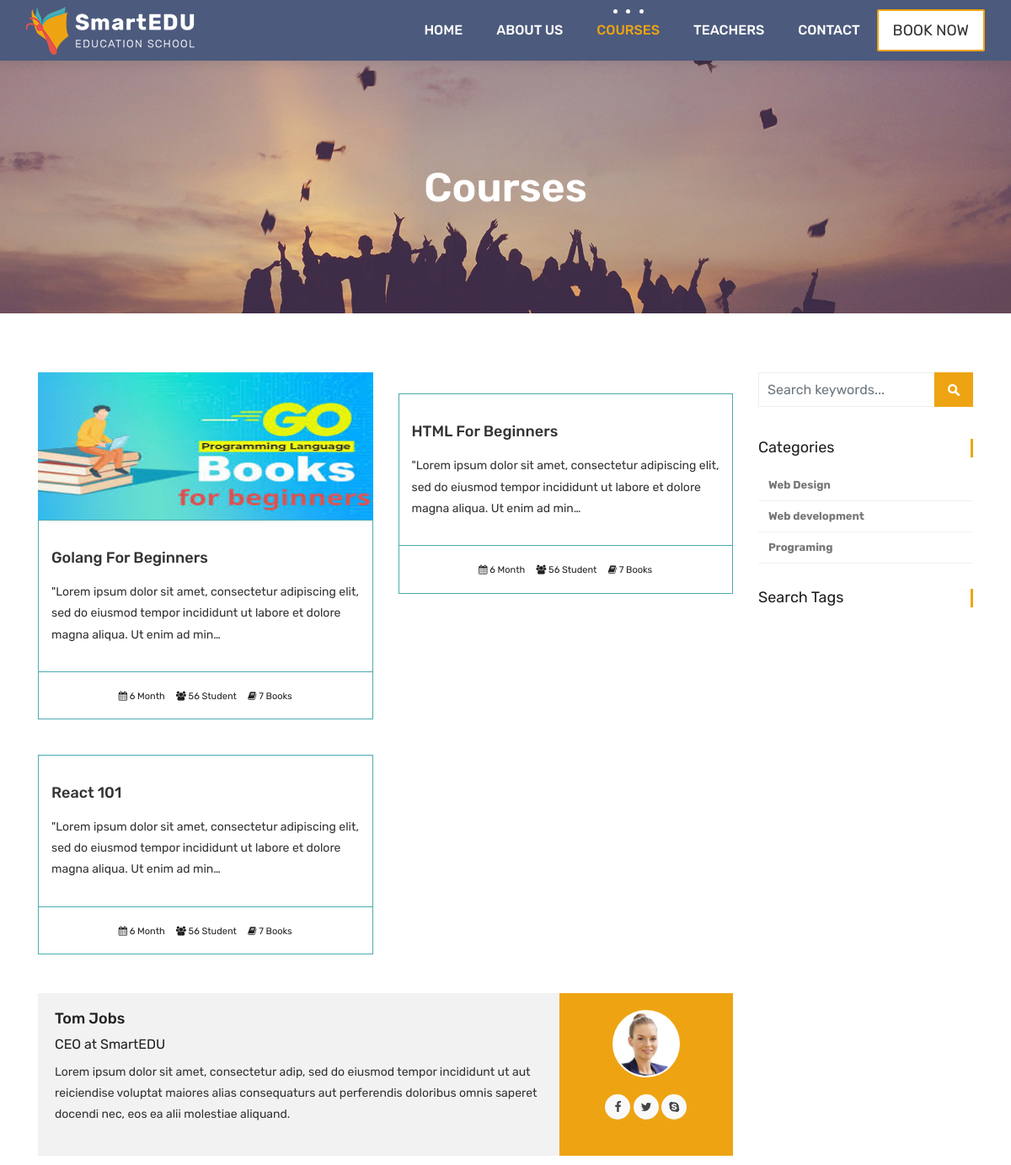
Before: /courses/ (upper part) with the older database file.
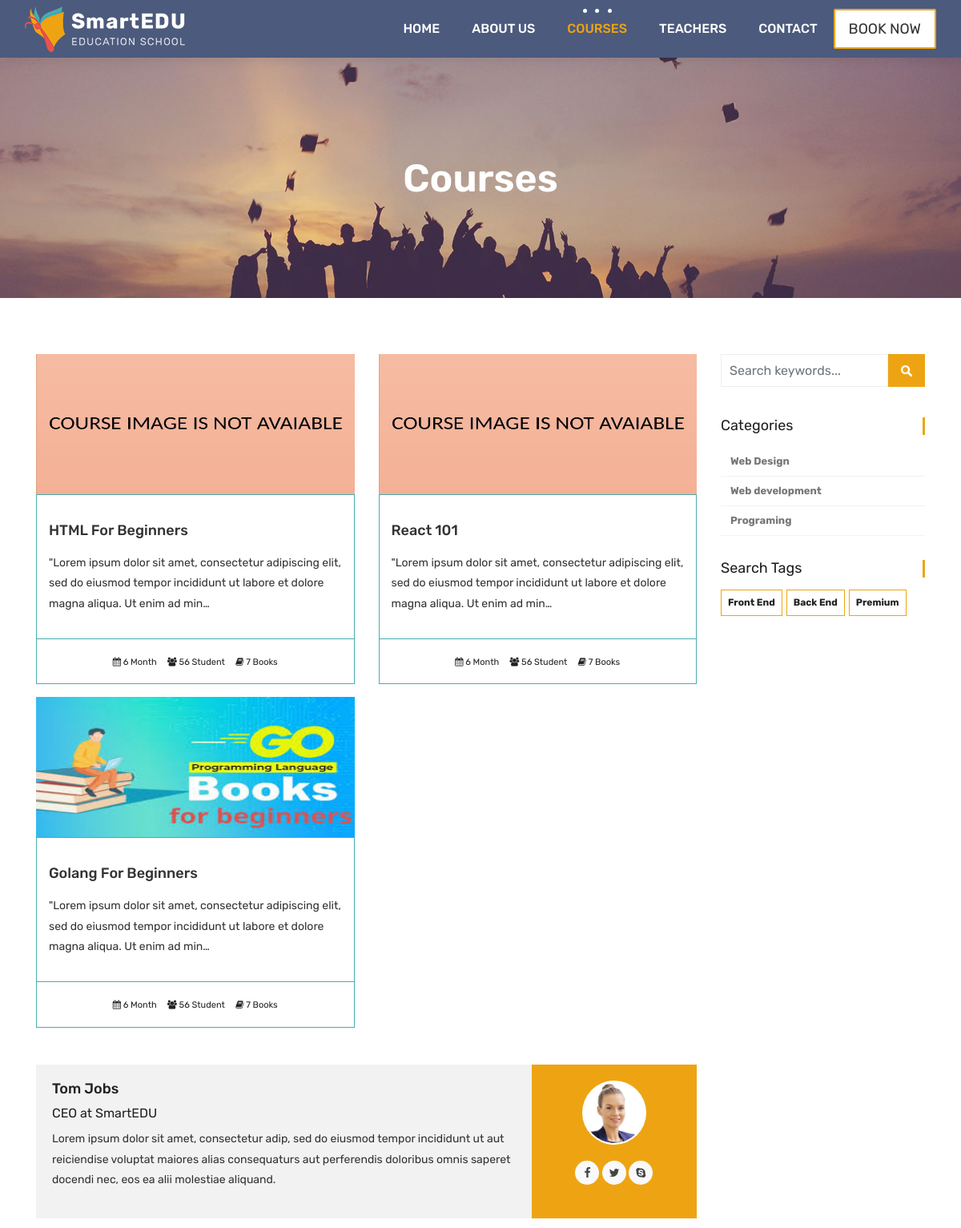
After: the same page with the newer database file.
### courses/models.py (models this page shows, shortened)
class Course(models.Model):
    teacher=models.ForeignKey(Teacher,null=True, on_delete=models.CASCADE)
    name=models.CharField(max_length=200, unique=True, verbose_name="Kurs Adı ", help_text="Kurs adını yazınız")
    category=models.ForeignKey(Category,null=True,on_delete=models.DO_NOTHING)
    tags=models.ManyToManyField(Tag, blank=True, null=True)
    description=models.TextField(blank=True,null=True)
    image = models.ImageField(upload_to="courses/%Y/%m/%d/", default="courses/default_course_image.jpg")
    date = models.DateTimeField(auto_now=True)
    available = models.BooleanField(default=True)

class Category(models.Model):
       name=models.CharField(max_length=50,null=True)
       slug=models.SlugField(max_length=50, unique=True, null=True)

class Tag(models.Model):
       name=models.CharField(max_length=50,null=True)
       slug=models.SlugField(max_length=50, unique=True, null=True)

### courses/views.py (the view)
# urls.py: path('', views.course_list, name="courses"),
def course_list(request):
    courses=Course.objects.all().order_by('-date')
    categories=Category.objects.all()
    tags=Tag.objects .all()
    context={
        'courses':courses,
        'categories':categories,
        'tags':tags
    }
    return render(request,'courses.html',context)

### templates/courses.html
{% extends 'partials/_base.html' %}
{% block content %}
{% load static %}
	<div class="all-title-box">
		<div class="container text-center">
			<h1>Courses</span></h1>
		</div>
	</div>
    <div id="overviews" class="section wb">
        <div class="container">
            <div class="row">
                <div class="col-lg-9 blog-post-single">
					<div class="row">
						{% for  course in courses %}
                        <div class="col-lg-6 col-md-6 col-12 mb-3">
                            <div class="course-item">
                                <div class="image-blog">
                                    <img src="{{course.image.url}}" alt="" class="img-fluid" style="max-height: 175px;">
                                </div>
                                <div class="course-br">
                                    <div class="course-title">
                                        <h2><a href="{%url 'course_detail' course.category.slug course.id  %}" title="">{{course.name}}</a></h2>
                                    </div>
                                    <div class="course-desc">
                                        <p>{{course.description | truncatechars:140}} </p>
                                    </div>
                                </div>
                                <div class="course-meta-bot">
                                    <ul>
                                        <li><i class="fa fa-calendar" aria-hidden="true"></i> 6 Month</li>
                                        <li><i class="fa fa-users" aria-hidden="true"></i> 56 Student</li>
                                        <li><i class="fa fa-book" aria-hidden="true"></i> 7 Books</li>
                                    </ul>
                                </div>
                            </div>
                        </div>
                        {% endfor  %}
                    </div>
					<div class="blog-author">
						<div class="author-bio">
							<h3 class="author_name"><a href="#">Tom Jobs</a></h3>
							<h5>CEO at <a href="#">SmartEDU</a></h5>
							<p class="author_det">
								Lorem ipsum dolor sit amet, consectetur adip, sed do eiusmod tempor incididunt  ut aut reiciendise voluptat maiores alias consequaturs aut perferendis doloribus omnis saperet docendi nec, eos ea alii molestiae aliquand.
							</p>
						</div>
						<div class="author-desc">
							<img src="images/author.jpg" alt="about author">
							<ul class="author-social">
								<li><a href="#"><i class="fa fa-facebook"></i></a></li>
								<li><a href="#"><i class="fa fa-twitter"></i></a></li>
								<li><a href="#"><i class="fa fa-skype"></i></a></li>
							</ul>
						</div>
					</div>
                </div>
				<div class="col-lg-3 col-12 right-single">
					<div class="widget-search">
						<div class="site-search-area">
							<form method="get" id="site-searchform" action="#">
								<div>
									<input class="input-text form-control" name="search-k" id="search-k" placeholder="Search keywords..." type="text">
									<input id="searchsubmit" value="Search" type="submit">
								</div>
							</form>
						</div>
					</div>
					<div class="widget-categories">
						<h3 class="widget-title">Categories</h3>
						<ul>
							{% for category in categories%}
							<li><a href="{% url 'courses_by_category' category.slug %}"><b>{{category.name}}</b></a></li>
                            {% endfor  %}
					    </ul>
					</div>
					<div class="widget-tags">
						<h3 class="widget-title">Search Tags</h3>
						<ul class="tags">
							{% for tag in tags %}
							<li><a href="{% url 'courses_by_tag' tag.slug %}"><b>{{tag.name}}</b></a></li>
                            {% endfor  %}
						</ul>
					</div>
				</div>
            </div>
        </div>
    </div>
 {% endblock %}

Changed rows visible on the page:
changed Course "HTML For Beginners": image: picture added
changed Course "React 101": image: picture added
changed Course "Golang For Beginners": moves down the list
added Tag: name "Front End"
added Tag: name "Back End"
added Tag: name "Premium"
